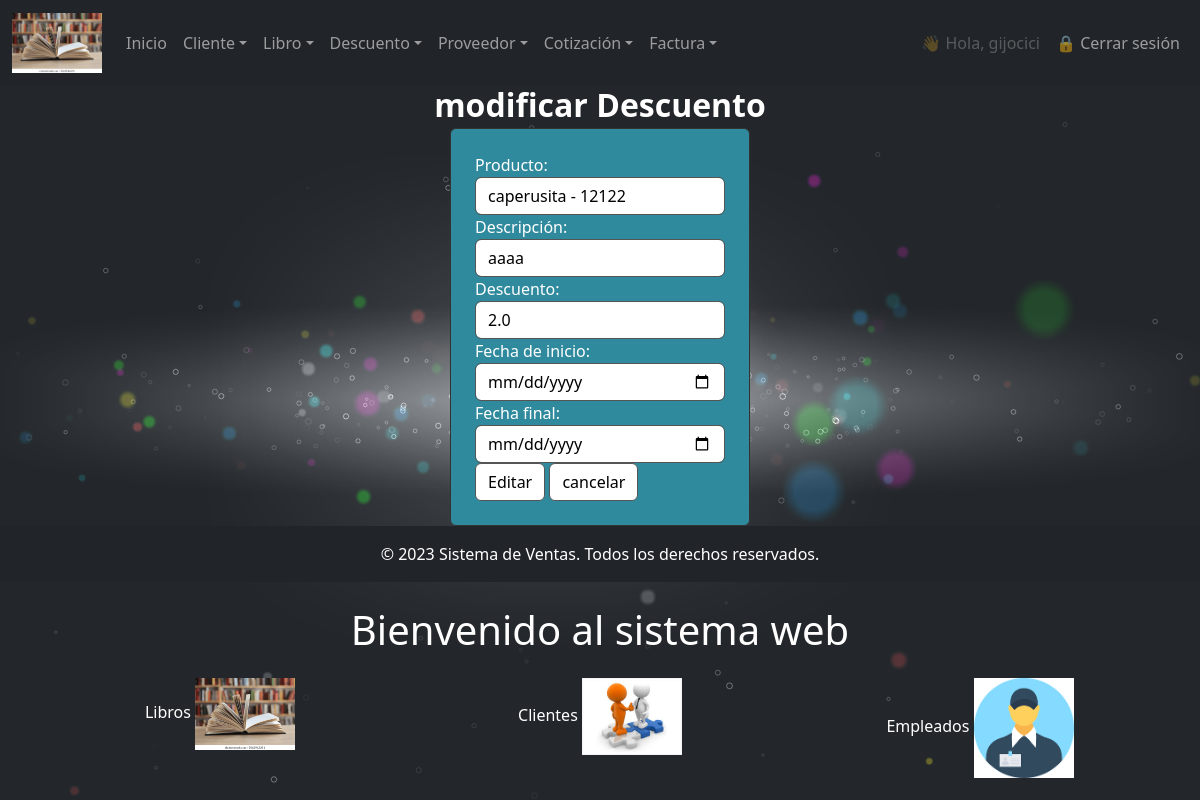
/descuento/modificar/4/ (signed in), run on the app's committed database.
### miapp/models.py (models this page shows, shortened)
class Descuento(models.Model):
    producto = models.ForeignKey(Producto, on_delete=models.CASCADE)
    descripcion = models.CharField(max_length=255, blank=True, null=True)
    descuento = models.FloatField(default=0)
    fecha_inicio = models.DateTimeField(default=timezone.now)
    fecha_final = models.DateTimeField(default=timezone.now)
    fecha_creacion = models.DateTimeField(auto_now_add=True , )
    fecha_modificacion = models.DateTimeField(auto_now=True , )
    creacion_usuario = models.CharField(max_length=50)
    modificacion_usuario = models.CharField(max_length=50)
    estado = models.IntegerField(default=1)
    class Meta:
        db_table = "descuento"
        verbose_name = "descuento"
        verbose_name_plural = "descuentos"

### miapp/views.py (the view)
        def wrapper(request, *args, **kwargs):
            if not request.user.is_authenticated:
                return redirect('login')
            try:
                empleado = Empleado.objects.get(user=request.user)
                if empleado.cargo.nombre.lower() in [c.lower() for c in nombre_cargos]:
                    return view_func(request, *args, **kwargs)
            except Empleado.DoesNotExist:
                pass
            return redirect('no_autorizado')

### miapp/forms.py
class DescuentoForm(forms.ModelForm):
    class Meta:
        model = Descuento
        fields = ['producto', 'descripcion', 'descuento', 'fecha_inicio', 'fecha_final']
        widgets = {
            'producto': forms.Select(attrs={'class': 'form-control'}),
            'descripcion': forms.TextInput(attrs={'class': 'form-control'}),
            'descuento': forms.NumberInput(attrs={'class': 'form-control', 'step': '0.01'}),
            'fecha_inicio': forms.DateInput(attrs={'class': 'form-control', 'type': 'date'}),
            'fecha_final': forms.DateInput(attrs={'class': 'form-control', 'type': 'date'}),
        }
        labels = {
            'producto': 'Producto:',
            'descripcion': 'Descripción:',
            'descuento': 'Descuento:',
            'fecha_inicio': 'Fecha de inicio:',
            'fecha_final': 'Fecha final:',
        }

### miapp/models.py (called while the page is built)
    def __str__(self):
        return f"{self.nombre} - {self.numero_serie}"

### miapp/views.py (called while the page is built)
def cargo_requerido(nombre_cargos):
    def decorador(view_func):
        def wrapper(request, *args, **kwargs):
            if not request.user.is_authenticated:
                return redirect('login')
            try:
                empleado = Empleado.objects.get(user=request.user)
                if empleado.cargo.nombre.lower() in [c.lower() for c in nombre_cargos]:
                    return view_func(request, *args, **kwargs)
            except Empleado.DoesNotExist:
                pass
            return redirect('no_autorizado')
        return wrapper
    return decorador

@login_required
@cargo_requerido(['admin', 'Gerente','supervisor'])
def modificar_descuento(request: HttpRequest, id: int) -> HttpResponse:
    descuento = get_object_or_404(Descuento, id=id)
    if request.method == "POST":
        form = DescuentoForm(request.POST, instance=descuento)
        if form.is_valid():
            form.save()
            return redirect("consultar_descuento")
    else:
        form = DescuentoForm(instance=descuento)
    return render(request, "facturacion_cliente/descuento/modificar_descuento.html", {
        "form": form,
        "descuento": descuento,
        "edit_mode": True
    })

### miapp/templates/facturacion_cliente/descuento/modificar_descuento.html (shortened to what this page needs)
{% extends 'index.html' %}
{% block main %}
    <div class="container-form">
      <h2 class="text-center mb-1"> <b>modificar Descuento</b></h2>
          <form action="" method="post" class="w-25 mx-auto p-4 rounded" style="background-color: #308a9e; border: 1px solid #333;">
            {{ form }}
            <div>
                <div>
    <div>
            <div class="save-content">
            <input type="submit"  value="Editar"class="btn btn-primary btn">
            <input type="submit" value="cancelar" class="btn btn-outline-danger">
          </div>
                </div>
              </div>
            </div>
          </div>
{% endblock %}

### miapp/templates/index.html (shortened to what this page needs)
{% load static %}
<!DOCTYPE html>
<html lang="es">
<head>
    <link href="https://cdn.jsdelivr.net/npm/bootstrap@5.3.0/dist/css/bootstrap.min.css" rel="stylesheet" />
    <link href="https://cdn.jsdelivr.net/npm/bootstrap-icons@1.11.0/font/bootstrap-icons.css" rel="stylesheet" />
    <link rel="stylesheet" href="{% static 'css/bootstrap.min.css' %}" />
    <link rel="stylesheet" href="{% static 'css/body.css' %}" />
    <link rel="stylesheet" href="{% static 'css/estilos.css' %}" />
    <link href="https://cdn.jsdelivr.net/npm/select2@4.1.0-rc.0/dist/css/select2.min.css" rel="stylesheet" />
</head>
<body class="cars">
    {% block navbar %}
    <nav class="navbar navbar-expand-lg navbar-dark bg-dark">
        <div class="container-fluid">
            <a class="navbar-brand" href="#">
                <img src="{% static 'img/libro.png' %}" alt="Logo" width="90" height="60" />
            </a>
            <div class="collapse navbar-collapse" id="navbarSupportedContent">
                <ul class="navbar-nav me-auto mb-2 mb-lg-0">
                    <li class="nav-item"><a class="nav-link" href="{% url 'index' %}">Inicio</a></li>
                    <li class="nav-item dropdown">
                        <a class="nav-link dropdown-toggle" href="#" role="button" data-bs-toggle="dropdown">Cliente</a>
                    </li>
                    <li class="nav-item dropdown">
                        <a class="nav-link dropdown-toggle" href="#" role="button" data-bs-toggle="dropdown">Libro</a>
                    </li>
                    <li class="nav-item dropdown">
                        <a class="nav-link dropdown-toggle" href="#" role="button" data-bs-toggle="dropdown">Descuento</a>
                    </li>
                    <li class="nav-item dropdown">
                        <a class="nav-link dropdown-toggle" href="#" role="button" data-bs-toggle="dropdown">Proveedor</a>
                    </li>
                    <li class="nav-item dropdown">
                        <a class="nav-link dropdown-toggle" href="#" role="button" data-bs-toggle="dropdown">Cotización</a>
                    </li>
                    <li class="nav-item dropdown">
                        <a class="nav-link dropdown-toggle" href="#" role="button" data-bs-toggle="dropdown">Factura</a>
                    </li>
                </ul>
<ul class="navbar-nav ms-auto mb-2 mb-lg-0">
    {% if user.is_authenticated %}
        <li class="nav-item">
            <span class="nav-link disabled">👋 Hola, {{ user.username }}</span>
        </li>
        <li class="nav-item">
            <a class="nav-link btn btn-outline-danger" href="{% url 'logout' %}">
                🔒 Cerrar sesión
            </a>
        </li>
    {% else %}
        <li class="nav-item">
            <a class="nav-link btn btn-outline-primary" href="{% url 'login' %}">
                🔑 Iniciar sesión
            </a>
        </li>
    {% endif %}
</ul>
            </div>
        </div>
    </nav>
{%endblock %}
    {% block main %}
    {% endblock %}
    <footer class="bg-dark text-white text-center py-3">
        <p class="mb-0">© 2023 Sistema de Ventas. Todos los derechos reservados.</p>
    </footer>
    <h1 class="text-center my-4">Bienvenido al sistema web</h1>
    <div class="container">
        <div class="row text-center">
            <div class="col mio-div-grid">
                Libros
                <img src="{% static 'img/libro.png' %}" alt="libros" width="100" />
            </div>
            <div class="col mio-div-grid">
                Clientes
                <img src="{% static 'img/cliente.png' %}" alt="Clientes" width="100" />
            </div>
            <div class="col mio-div-grid">
                Empleados
                <img src="{% static 'img/empleado.png' %}" alt="Empleados" width="100" />
            </div>
        </div>
    </div>
</body>
</html>

### miapp/static/css/body.css (style rules this page uses)
html, body { width: 100vw; height: 100vh; margin: 0; padding: 0; overflow: hidden; }

### miapp/static/css/estilos.css (style rules this page uses)
html, body { width:100%; height:100%; padding:0px; margin:0px; overflow: hidden; }

### miapp/templates/index.html (style rules this page uses)
body { background-color: #585252; color: #fff; }
input, select, textarea { background-color: #ffffff !important; color: #000000 !important; border: 1px solid #555 !important; }
html, body { height: auto !important; min-height: 100%; overflow-y: auto !important; }

### data on the page
Descuento: producto "caperusita - 12122", descripcion "aaaa", descuento "2.0"

### other printed values
{{ user.username }} "gijocici"
